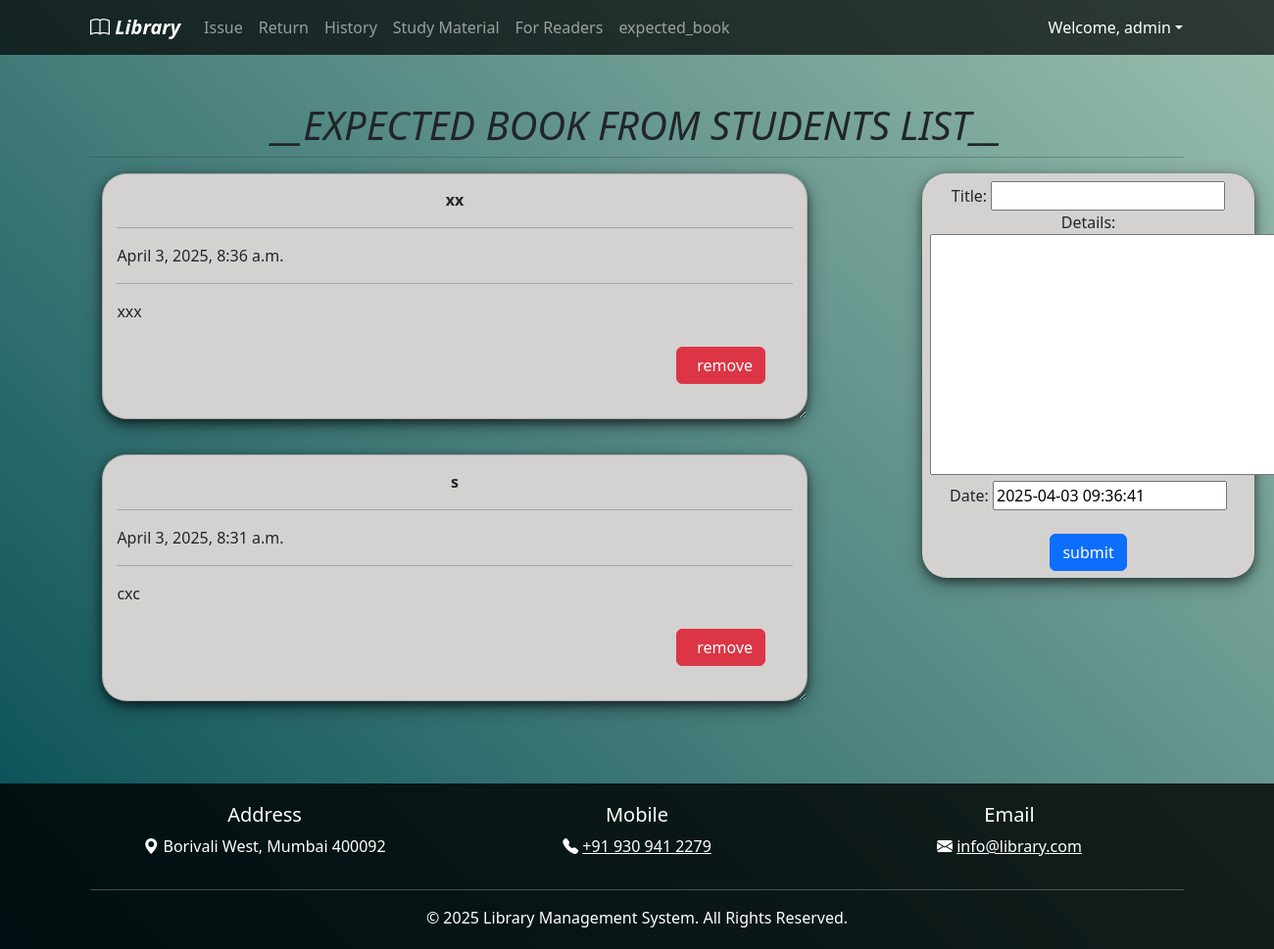
The page /expected_book/ (signed in) on the database its author committed.
### elibrary_app/models.py (models this page shows, shortened)
class Todo(models.Model):
    title = models.CharField(max_length=100)
    details = models.TextField()
    date = models.DateTimeField(default=timezone.now)

### elibrary_app/views.py (the view)
# urls.py: path('expected_book/',views.expected_book,name='expected_book'),
def expected_book(request):
    item_list = Todo.objects.order_by("-date")
    if request.method == "POST":
        form = TodoForm(request.POST)
        if form.is_valid():
            form.save()
            return redirect('expected_book')
    form = TodoForm()
    page = {
        "forms": form,
        "list": item_list,
        "title": "TODO LIST",
    }
    return render(request, 'expected_book.html', page)

### elibrary_app/forms.py
class TodoForm(forms.ModelForm):
    class Meta:
        model = Todo
        fields = "__all__"

### elibrary_app/templates/expected_book.html (shortened to what this page needs)
{% extends 'base.html' %}
{% block content %}
<div  class="container-fluid">
  <center class="row">
    <h1><i>__EXPECTED BOOK FROM STUDENTS LIST__</i></h1>
    <hr />
  </center>
  <div class="row">
    <div class="col-md-8">
      {% for i in list %}
      <div class="card">
        <center><b>{{i.title}}</b></center>
        <hr/>
        {{i.date}}
        <hr/>
        {{i.details}}
        <br />
        <br />
        <form action="/del/{{i.id}}" method="POST" style=" padding-right: 4%; padding-bottom: 3%;">
          <button value="remove" type="submit"  class="btn btn-danger" style="float: right;"> &nbsp; remove</button>
        </form>
      </div>
      {% endfor%}
    </div>
    <div class="col-md-1"> </div>
    <div class="col-md-3" >
      <div  class="submit_form">
      <form  method="POST">
        {{forms}}
        <br>
        <center>
        <input type="submit" class="btn btn-primary" value="submit" />
      </center>
      </form>
    </div>
  </div>
</div>
</div>
{% endblock %}

### elibrary_app/templates/base.html (shortened to what this page needs)
{% load static %}
<!DOCTYPE html>
<html lang="en">
<head>
   <link rel="stylesheet" type="text/css" href="{% static 'css/style.css' %}">
   <link href="https://cdn.jsdelivr.net/npm/bootstrap@5.2.3/dist/css/bootstrap.min.css" rel="stylesheet">
   <link rel="stylesheet" href="https://cdn.jsdelivr.net/npm/bootstrap-icons/font/bootstrap-icons.css">
</head>
<body>
   <nav class="navbar navbar-expand-lg navbar-dark">
       <div class="container">
           <a class="navbar-brand" href="{% url 'home' %}"><i class="bi bi-book"></i>&nbsp;<i>Library</i></a>
           <div class="collapse navbar-collapse" id="navbarNav">
               <ul class="navbar-nav me-auto">
                   {% if user.is_authenticated %}
                   <li class="nav-item"><a class="nav-link" href="{% url 'issue_item' %}">Issue</a></li>
                   <li class="nav-item"><a class="nav-link" href="{% url 'return_item' %}">Return</a></li>
                   <li class="nav-item"><a class="nav-link" href="{% url 'history' %}">History</a></li>
                   <li class="nav-item"><a class="nav-link" href="{% url 'study_material_list' %}">Study Material</a></li>
                   <li class="nav-item"><a class="nav-link" href="{% url 'readers' %}">For Readers</a></li>
                   <li class="nav-item"><a class="nav-link" href="{% url 'expected_book' %}">expected_book</a></li>
                   {% endif %}
               </ul>
               {% if user.is_authenticated %}
               <div class="dropdown nav-item" >
                <button class="btn  nav-link"  type="button" >
                    <a class="nav-link dropdown-toggle" href="#" role="button" data-bs-toggle="dropdown" style="color:var(--bs-navbar-brand-color)">Welcome, {{ request.user.username }}</a>
                    </button>
              </div>
            </div>
               {% endif %}
           </div>
   </nav>
   <div class="container py-5">
       {% block content %}{% endblock %}
   </div>
   <footer class="footer text-center text-white">
       <div class="container">
           <div class="row">
               <div class="col-md-4"><h5>Address</h5><p><i class="bi bi-geo-alt-fill"></i> Borivali West, Mumbai 400092</p></div>
               <div class="col-md-4 "><h5>Mobile</h5><p><i class="bi bi-telephone-fill"></i>
                <a href="tel: +91 930 941 2279"  class="text-white"> +91 930 941 2279</a></p></div>
               <div class="col-md-4"><h5>Email</h5><p><i class="bi bi-envelope-fill"></i>
            <a href="mailto:info@library.com" class="text-white">info@library.com</a>
            </p></div>
           </div>
           <hr class="bg-light">
           <p class="mb-0">&copy; 2025 Library Management System. All Rights Reserved.</p>
       </div>
   </footer>
</body>
</html>

### elibrary_app/static/css/style.css (style rules this page uses)
body { background: linear-gradient(45deg, #024b53,#9dc0af); background-repeat: no-repeat; background-attachment: fixed; color: white; }
.navbar { background: rgba(0, 0, 0, 0.7) !important; }
.navbar-brand { font-weight: bold; font-size: 1.5rem; }
.footer { background: rgba(0, 0, 0, 0.8); padding: 20px 0; }

### elibrary_app/templates/expected_book.html (style rules this page uses)
.card { box-shadow: 0 4px 8px 0 rgba(0,0,0,0.5), 0 6px 20px 0 rgba(0,0,0,0.39); background: rgb(212, 209, 209);; margin-bottom : 5%; border-radius: 25px; padding : 2%; overflow: auto; resize: both; text-overflow: ellipsis; }
.submit_form { text-align: center; padding: 3%; background: rgb(212, 209, 209);; border-radius: 25px; box-shadow: 0 4px 8px 0 rgba(0,0,0,0.4), 0 6px 20px 0 rgba(0,0,0,0.36); width: 133% !important; }

### rows shown on the page
Todo: title "xx", date "April 3, 2025, 8:36 a.m.", details "xxx"
Todo: title "s", date "April 3, 2025, 8:31 a.m.", details "cxc"

### other values the page prints
{{ request.user.username }} "admin"
